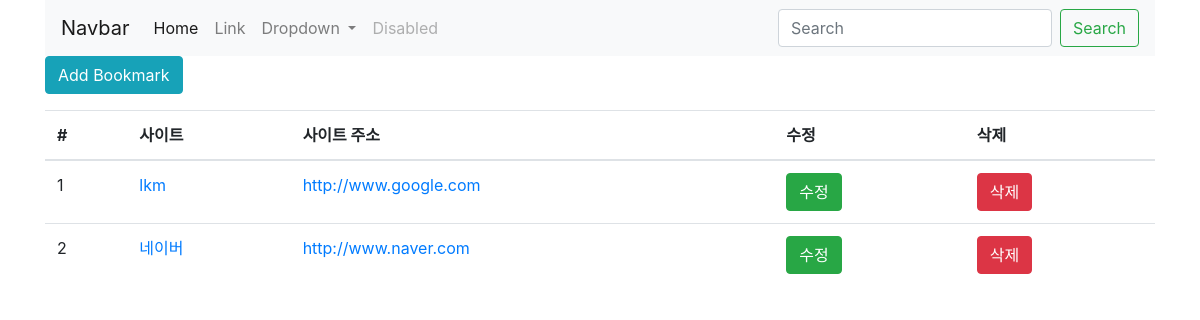
The app's page /bookmark/, older data.
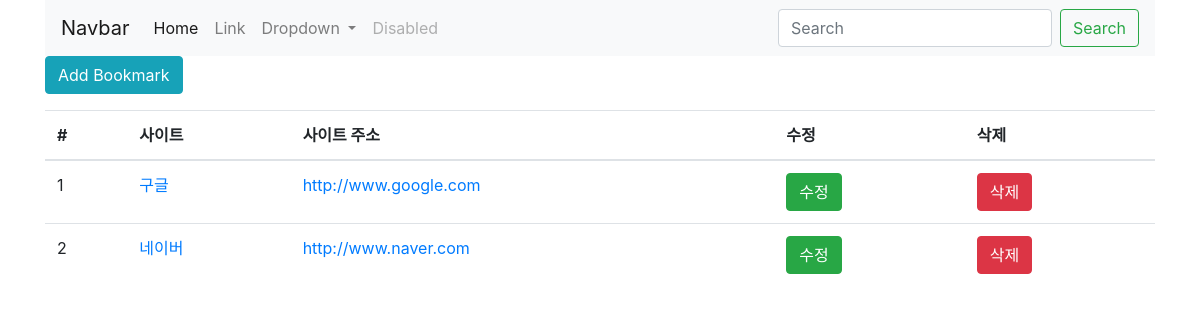
The same page, newer data.
### bookmark/models.py (models this page shows, shortened)
class Bookmark(models.Model):
    site_name = models.CharField(max_length=100)
    url = models.URLField('사이트 주소')

### bookmark/views.py (the view)
# urls.py: path('', BookmarkListView.as_view(), name='list'),
class BookmarkListView(ListView):
    model = Bookmark
    paginate_by = 3

### bookmark/templates/bookmark/bookmark_list.html (shortened to what this page needs)
{% extends 'Base.html' %}
{% block content %}
<div class="btn-group">
    <a href="add" class="btn btn-info">Add Bookmark</a>
</div>
<table class="table">
    <thead>
    <tr>
        <th scope="col">#</th>
        <th scope="col">사이트</th>
        <th scope="col">사이트 주소</th>
        <th scope="col">수정</th>
        <th scope="col">삭제</th>
    </tr>
    </thead>
    <tbody>
    {% for bookmark in object_list %}
    <tr>
        <td>{{ forloop.counter }}</td>
        <td><a href="detail/{{ bookmark.id }}">{{ bookmark.site_name }}</a></td>
        <td><a href="{{ bookmark.url }}">{{ bookmark.url }}</a></td>
        <td><a href="update/{{ bookmark.id }}" class="btn btn-success">수정</a></td>
        <td><a href="delete/{{ bookmark.id }}" class="btn btn-danger">삭제</a></td>
    </tr>
    {% endfor %}
    </tbody>
</table>
{% endblock %}

Row changes from the older to the newer data that the page shows:
changed Bookmark "http://www.google.com": site_name "lkm" → "구글"
